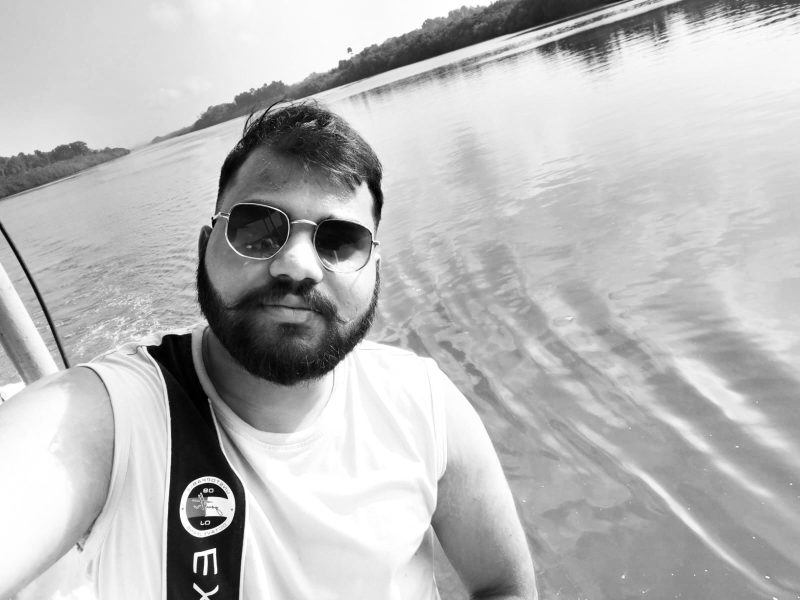
#> input picture test.jpg, 1600 x 1200 px (shown at 1/2 size)
$ python preprocess_lab.py --input-dir ..
#> lines starting #> are read from the running program, lines starting #| are printed output that depends on the picture
import argparse
import hashlib
import os
from pathlib import Path
from typing import List

import numpy as np
from PIL import Image
from skimage.color import rgb2lab
try:
    from tqdm import tqdm
except ImportError:  # pragma: no cover - fallback for minimal environments
    def tqdm(iterable, **kwargs):
        return iterable


def _discover_images(input_dir: Path) -> List[Path]:
    patterns = ("*.jpg", "*.jpeg", "*.png", "*.bmp", "*.webp")
    images: List[Path] = []
    for pattern in patterns:
        images.extend(input_dir.rglob(pattern))
    return sorted(images)


def _stable_name(path: Path, root: Path) -> str:
    # Deterministic filename safe for nested folders and duplicate basenames.
    rel = str(path.relative_to(root)).replace(os.sep, "_")
    digest = hashlib.md5(rel.encode("utf-8")).hexdigest()[:10]
    stem = Path(rel).stem
    return f"{stem}_{digest}"


def preprocess_images_to_lab(input_dir: Path, output_dir: Path, img_size: int = 256) -> int:
#> called with img_size = 256
    l_dir = output_dir / "L"
    ab_dir = output_dir / "AB"
    l_dir.mkdir(parents=True, exist_ok=True)
    ab_dir.mkdir(parents=True, exist_ok=True)

    image_paths = _discover_images(input_dir)
    if not image_paths:
        raise FileNotFoundError(
            f"No images found under {input_dir}. Please place RGB images before preprocessing."
        )

    for img_path in tqdm(image_paths, desc="RGB -> LAB", unit="img"):
        rgb = Image.open(img_path).convert("RGB")
#> rgb is the input picture: PIL image 1600x1200 RGB; min 0, max 255, mean 184.5
        rgb = rgb.resize((img_size, img_size), Image.Resampling.BICUBIC)
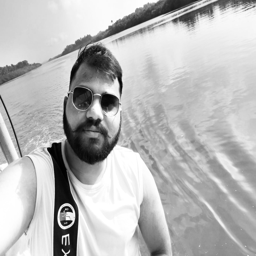
#> rgb: PIL image 256x256 RGB; min 0, max 255, mean 184.5

        # rgb2lab is deterministic for fixed input.
        rgb_np = np.asarray(rgb, dtype=np.float32) / 255.0
        lab = rgb2lab(rgb_np)
#> lab: shape (256, 256, 3) float32; mean of channels 0, 1, 2 74.1, 0, 0

        l_channel = lab[:, :, 0].astype(np.float32)
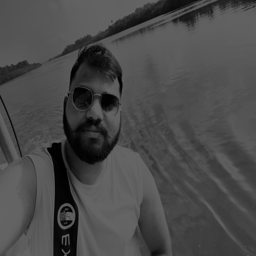
#> l_channel: shape (256, 256) float32; min 0, max 100, mean 74.1
        ab_channel = lab[:, :, 1:].astype(np.float32)

        base = _stable_name(img_path, input_dir)
        np.save(l_dir / f"{base}.npy", l_channel)
        np.save(ab_dir / f"{base}.npy", ab_channel)

    return len(image_paths)


def parse_args() -> argparse.Namespace:
    parser = argparse.ArgumentParser(description="Deterministic RGB to LAB preprocessing")
    parser.add_argument("--input-dir", type=Path, required=True, help="Directory with source RGB images")
    parser.add_argument("--output-dir", type=Path, default=Path("dataset_lab"), help="Output directory")
    parser.add_argument("--img-size", type=int, default=256, help="Resize dimension (square)")
    return parser.parse_args()


def main() -> None:
    args = parse_args()
    count = preprocess_images_to_lab(args.input_dir, args.output_dir, args.img_size)
    print(f"Processed {count} images")
    print(f"Output: {args.output_dir / 'L'}")
    print(f"Output: {args.output_dir / 'AB'}")


if __name__ == "__main__":
    main()
